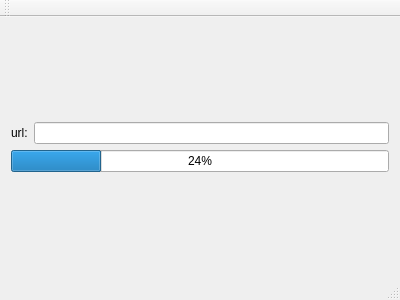
<?xml version="1.0" encoding="UTF-8"?>
<ui version="4.0">
 <class>MainWindow</class>
 <widget class="QMainWindow" name="MainWindow">
  <property name="geometry">
   <rect>
    <x>0</x>
    <y>0</y>
    <width>400</width>
    <height>300</height>
   </rect>
  </property>
  <property name="windowTitle">
   <string>MainWindow</string>
  </property>
  <widget class="QWidget" name="centralWidget">
   <layout class="QGridLayout" name="gridLayout_3">
    <item row="0" column="0">
     <layout class="QGridLayout" name="gridLayout">
      <item row="0" column="0">
       <layout class="QGridLayout" name="gridLayout_2">
        <item row="0" column="0">
         <widget class="QLabel" name="label">
          <property name="text">
           <string>url:</string>
          </property>
         </widget>
        </item>
        <item row="0" column="1">
         <widget class="QLineEdit" name="lineEdit"/>
        </item>
       </layout>
      </item>
      <item row="1" column="0">
       <widget class="QProgressBar" name="progressBar">
        <property name="value">
         <number>24</number>
        </property>
       </widget>
      </item>
     </layout>
    </item>
   </layout>
  </widget>
  <widget class="QMenuBar" name="menuBar">
   <property name="geometry">
    <rect>
     <x>0</x>
     <y>0</y>
     <width>400</width>
     <height>23</height>
    </rect>
   </property>
  </widget>
  <widget class="QToolBar" name="mainToolBar">
   <attribute name="toolBarArea">
    <enum>TopToolBarArea</enum>
   </attribute>
   <attribute name="toolBarBreak">
    <bool>false</bool>
   </attribute>
  </widget>
  <widget class="QStatusBar" name="statusBar"/>
 </widget>
 <layoutdefault spacing="6" margin="11"/>
 <resources/>
 <connections/>
</ui>
